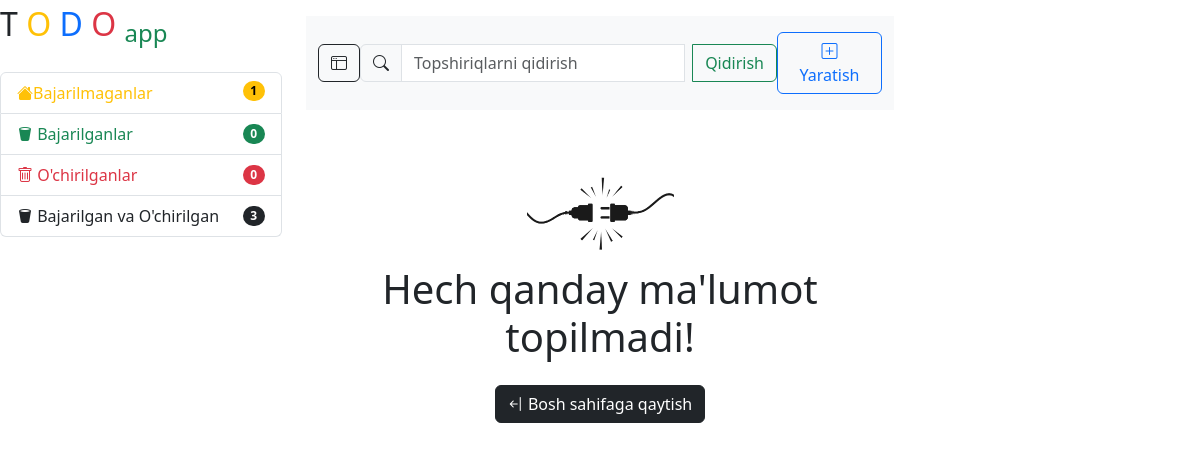
The app's page /task-done-view/ (signed in), older data.
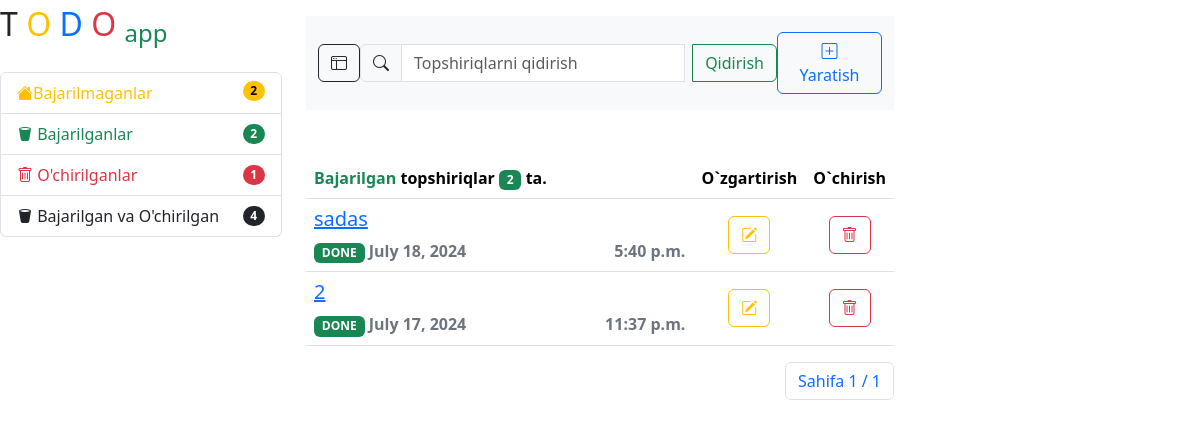
The same page, newer data.
### task/models.py (models this page shows, shortened)
class Task(models.Model):
    class Meta:
        ordering = ['-updated_at']
        verbose_name = 'Topshiriq'
        verbose_name_plural = 'Topshiriqlar'
    title = models.CharField(max_length=255, verbose_name='Sarlavha:')
    description = models.TextField(verbose_name='Tavsif:')
    is_done = models.BooleanField(default=False, verbose_name="Bajarildi")
    is_delete = models.BooleanField(default=False, verbose_name="O'chirilidi")
    created_at = models.DateTimeField(auto_now_add=True)
    updated_at = models.DateTimeField(auto_now=True)
    objects = Manager()  # Task.object.all()
    todo = TaskTodotManager()  # Task.todo.all()
    done = TaskDoneManager()  # Task.done.all()
    delete = TaskDeleteManager()  # Task.delete.all()
    done_delete = TaskDoneDeletedManager()  # Task.done_delete.
    @property
    def status_code(self):
        code = "DONE & DELETE" if self.is_done and self.is_delete else "DONE" if self.is_done else "DELETE" if self.is_delete else "TODO"
        return code
    @property
    def css_class(self):
        cls = "dark" if self.is_done and self.is_delete else "success" if self.is_done else "danger" if self.is_delete else "warning"
        return cls

### task/views.py (the view)
# urls.py: path('task-done-view/', task_done_view, name='task-done-view'),
@login_required
def task_done_view(request):
    return task_view(request, 'Bajarilgan', 'DONE', 'success')

### task/forms.py
class TaskForm(forms.ModelForm):
    class Meta:
        model = Task
        fields = ['title', 'description', 'is_done', 'is_delete']
        widgets = {
            'title': forms.TextInput(attrs={'class': 'form-control', 'placeholder': 'Sarlavha...'}),
            'description': forms.Textarea(attrs={'class': 'form-control', 'rows': 7, 'placeholder': 'Tavsif...'}),
            'is_done': forms.CheckboxInput(attrs={'class': 'form-check-input'}),
            'is_delete': forms.CheckboxInput(attrs={'class': 'form-check-input'})
        }

### task/managers.py (called while the page is built)
    def get_queryset(self):
        return super().get_queryset().filter(is_done=False, is_delete=False)

    def get_queryset(self):
        return super().get_queryset().filter(is_done=True, is_delete=False)

    def get_queryset(self):
        return super().get_queryset().filter(is_done=False, is_delete=True)

    def get_queryset(self):
        return super().get_queryset().filter(is_done=True, is_delete=True)

### task/views.py (called while the page is built)
def task_view(request, sms, code, css_class):
    if code == 'TODO':
        tasks = Task.todo.all()
    elif code == 'DONE':
        tasks = Task.done.all()
    elif code == 'DELETE':
        tasks = Task.delete.all()
    elif code == 'DONE & DELETE':
        tasks = Task.done_delete.all()
    else:
        tasks = Task.objects.none()
    form = TaskForm()
    paginator = Paginator(tasks, 7)
    page_number = request.GET.get('page')
    tasks = paginator.get_page(page_number)
    context = {
        'tasks': tasks,
        'form': form,
        'sms': sms,
        'task_code': code,
        'class': css_class,
        'todo_count': Task.todo.all().count(),
        'done_count': Task.done.all().count(),
        'deleted_count': Task.delete.all().count(),
        "done_deleted_count": Task.done_delete.all().count()
    }
    return render(request, 'task/home.html', context)

### templates/task/home.html (shortened to what this page needs)
{% extends '_base.html' %}
{% load static %}
{% block contend %}
{% include 'task/navbar.html' %}
{% if tasks %}
<table class="table table-hover mt-5">
    <thead>
    <tr>
        <th class="w-75" scope="col"><span class="text-{{ class }}">{{ sms }} </span> topshiriqlar <b
                class="badge text-bg-{{ class }}">
            {{ tasks|length }}
        </b> ta.
        </th>
        <th scope="col">O`zgartirish</th>
        <th scope="col">O`chirish</th>
    </tr>
    </thead>
    <tbody>
    {% for task in tasks %}
    <tr>
        <th scope="row" data-bs-toggle="modal" data-bs-target="#exampleDetailModal" data-task-id="{{ task.id }}"
            data-task-title="{{ task.title }}"
            data-task-description="{{ task.description }}"
            data-task-done="{{ task.is_done }}"
            data-task-deleted="{{ task.is_delete }}"
            data-task-created="{{ task.created_at }}"
            data-task-updated="{{ task.updated_at }}">
            <a href="#"><h5>{{ task.title }}</h5></a>
            <span class="badge text-bg-{{task.css_class}}">{{ task.status_code }}</span>
            <span class="text-secondary">{{ task.updated_at | date }}</span>
            <span class="text-secondary float-end">{{ task.updated_at | time }}</span>
        </th>
        <td class="text-center align-middle">
            <button type="submit" class="btn btn-outline-warning" data-bs-toggle="modal"
                    data-bs-target="#exampleEditModal"
                    data-task-id="{{ task.id }}"
                    data-task-title="{{ task.title }}"
                    data-task-description="{{ task.description }}"
                    data-task-done="{{ task.is_done }}"
                    data-task-deleted="{{ task.is_delete }}">
                <i class="bi bi-pencil-square"></i>
            </button>
        </td>
        <td class="text-center align-middle">
            {% if task.status_code != 'DELETE' and task.status_code != 'DONE & DELETE' %}
            <button type="submit" class="btn btn-outline-danger" data-bs-toggle="modal"
                    data-bs-target="#exampleDeleteModal"
                    data-task-id="{{ task.id }}">
                <i class="bi bi-trash"></i>
            </button>
            {% endif %}
        </td>
    </tr>
    {% endfor %}
    </tbody>
</table>
{% include 'task/pagenation.html' %}
{% else %}
<div class="d-flex justify-content-center mt-5">
    <img src="{% static 'task/image/404.png' %}" class="w-25 text-center" alt="rasm">
</div>
<h1 class="text-center">Hech qanday ma'lumot topilmadi!</h1>
<div class="d-flex justify-content-center mt-4">
    <a href="{% url 'home-view' %}" class="btn btn-dark">
        <i class="bi bi-arrow-bar-left"></i>
        Bosh sahifaga qaytish
    </a>
</div>
{% endif %}
{% endblock %}

### templates/_base.html (shortened to what this page needs)
<!doctype html>
<html lang="en">
<head>
    <link href="https://cdn.jsdelivr.net/npm/bootstrap@5.3.3/dist/css/bootstrap.min.css" rel="stylesheet"
>
    <link rel="stylesheet" href="https://cdn.jsdelivr.net/npm/bootstrap-icons@1.11.3/font/bootstrap-icons.min.css">
</head>
<body>
<div class="row">
    <div class="col-3">
        <div class="offcanvas-header mb-4">
            <h2 class="offcanvas-title" id="offcanvasWithBothOptionsLabel">
                <span class="text-dark">T</span>
                <span class="text-warning">O</span>
                <span class="text-primary">D</span>
                <span class="text-danger">O</span>
                <sub class="text-success">app</sub></h2>
        </div>
        <div>
            {% include 'task/sidebar.html' %}
        </div>
    </div>
    <div class="col-6">
        {% block contend %}
        {% endblock %}
    </div>
    <div class="col-3"></div>
</div>
</body>
</html>

### templates/task/sidebar.html (shortened to what this page needs)
{% load static %}
<div class="offcanvas-body">
    <ul class="list-group">
        <li class="list-group-item d-flex justify-content-between align-items-center">
            <a class="w-100 link link-offset link-underline link-underline-opacity-0" href="{% url 'home-view' %}">
                <span class="text-warning"><i class="bi bi-house-fill"></i>Bajarilmaganlar</span>
                <span class="badge text-bg-warning rounded-pill float-end">{{ todo_count}}</span>
            </a>
        </li>
        <li class="list-group-item d-flex justify-content-between align-items-center">
            <a class="w-100 link link-offset link-underline link-underline-opacity-0" href="{% url 'task-done-view' %}">
                <span class="text-success"><i class="bi bi-trash2-fill"></i>
                    Bajarilganlar</span>
            </a>
            <span class="badge text-bg-success rounded-pill">{{done_count}}</span>
        </li>
        <li class="list-group-item d-flex justify-content-between align-items-center">
            <a class="w-100 link link-offset link-underline link-underline-opacity-0" href="{% url 'task-delete-view' %}">
                <span class="text-danger"><i class="bi bi-trash"></i>
                O'chirilganlar</span>
            </a>
            <span class="badge text-bg-danger rounded-pill">{{deleted_count}}</span>
        </li>
        <li class="list-group-item d-flex justify-content-between align-items-center">
            <a class="w-100 link link-offset link-underline link-underline-opacity-0" href="{% url 'done-delete-task-view' %}">
                <span class="text-dark"><i class="bi bi-trash2-fill"></i>
                Bajarilgan va O'chirilgan</span>
            </a>
            <span class="badge text-bg-dark rounded-pill">{{done_deleted_count}}</span>
        </li>
    </ul>
</div>

### templates/task/navbar.html (shortened to what this page needs)
<nav class="navbar navbar-expand-lg bg-body-tertiary sticky-top mt-3 py-3">
    <div class="container-fluid">
        <div class="collapse navbar-collapse d-flex justify-content-between" id="navbarTogglerDemo01">
            <button class="btn btn-outline-dark float-end " type="button" data-bs-toggle="offcanvas"
                    data-bs-target="#offcanvasWithBothOptions"
                    aria-controls="offcanvasWithBothOptions">
                <i class="bi bi-window-sidebar"></i>
            </button>
            <form method="POST" action="{% url 'search-task' %}" class="d-flex w-75" role="search">
                <div class="input-group">
                    <label for="in" class="input-group-text" id="basic-addon1"><i class="bi bi-search"></i></label>
                    <input class="form-control me-2" type="search" placeholder="Topshiriqlarni qidirish"
                           aria-label="Search" name="search" id="in" value="{{ search }}" required>
                    <button class="btn btn-outline-success" type="submit">Qidirish</button>
                </div>
            </form>
            <button type="button" class="btn btn-outline-primary " data-bs-toggle="modal"
                    data-bs-target="#examplecreateModal">
                <i class="bi bi-plus-square"></i> Yaratish
            </button>
        </div>
    </div>
</nav>

### templates/task/pagenation.html (shortened to what this page needs)
<nav aria-label="Page navigation example" class="float-end">
    <ul class="pagination">
        <li class="page-item">
            <a class="page-link" href="#">Sahifa {{ tasks.paginator.num_pages }} / {{ tasks.number }}</a>
        </li>
    </ul>
</nav>

Row changes from the older to the newer data that the page shows:
added Task: title "sadas", status_code "DONE", updated_at "July 18, 2024", updated_at "5:40 p.m."
added Task: title "2", status_code "DONE", updated_at "July 17, 2024", updated_at "11:37 p.m."
Text that changed along with them:
{{ todo_count }}: "1" → "2"
{{ done_count }}: "0" → "2"
{{ deleted_count }}: "0" → "1"
{{ done_deleted_count }}: "3" → "4"
{{ sms }}: (not shown) → "Bajarilgan"
{{ tasks|length }}: (not shown) → "2"
{{ tasks.paginator.num_pages }}: (not shown) → "1"
{{ tasks.number }}: (not shown) → "1"
text no longer shown: "Hech qanday ma'lumot topilmadi! Bosh sahifaga qaytish"
text now shown: "topshiriqlar ta. O`zgartirish O`chirish Sahifa /"
